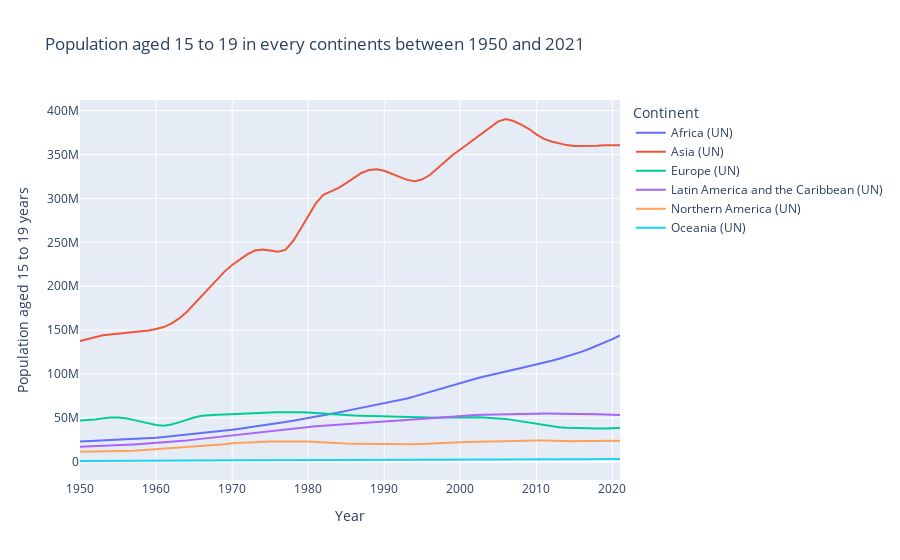

Notebook code for this chart:
### Markdown cell above
## 2.5: Population aged 15 to 19 years

### Code cell
# Filter the DataFrame to select data related to other continents
continents_data = filtered_pop[~filtered_pop['Continents and World'].isin(['World'])]

# Columns to include in the plot
columns_to_plot = ['Population aged 15 to 19 years']

# Create an interactive line plot with multiple curves using Plotly Express
fig = px.line(continents_data, x='Year', y='Population aged 15 to 19 years', color='Continents and World', 
              title='Population aged 15 to 19 in every continents between 1950 and 2021', 
              labels={'value': 'Population', 'Year': 'Year', 'Continents and World': 'Continent'})

# Show the interactive line plot
fig.show()
